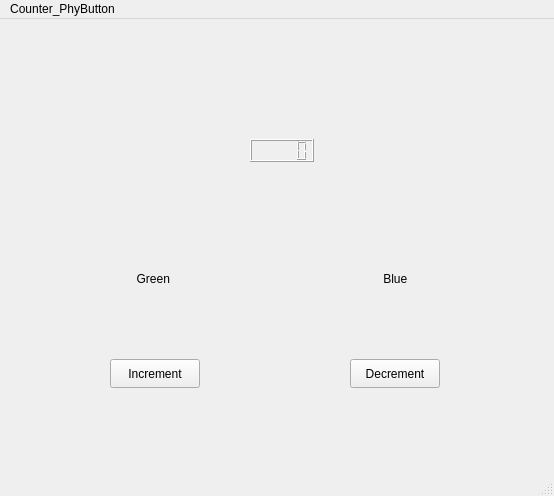
<?xml version="1.0" encoding="UTF-8"?>
<ui version="4.0">
 <class>MainWindow</class>
 <widget class="QMainWindow" name="MainWindow">
  <property name="geometry">
   <rect>
    <x>0</x>
    <y>0</y>
    <width>554</width>
    <height>496</height>
   </rect>
  </property>
  <property name="windowTitle">
   <string>Counter</string>
  </property>
  <widget class="QWidget" name="centralwidget">
   <widget class="QPushButton" name="pushButton_inc">
    <property name="geometry">
     <rect>
      <x>110</x>
      <y>340</y>
      <width>90</width>
      <height>29</height>
     </rect>
    </property>
    <property name="text">
     <string>Increment</string>
    </property>
   </widget>
   <widget class="QPushButton" name="pushButton_dec">
    <property name="geometry">
     <rect>
      <x>350</x>
      <y>340</y>
      <width>90</width>
      <height>29</height>
     </rect>
    </property>
    <property name="text">
     <string>Decrement</string>
    </property>
   </widget>
   <widget class="QLCDNumber" name="lcdNumber_display">
    <property name="geometry">
     <rect>
      <x>250</x>
      <y>120</y>
      <width>64</width>
      <height>23</height>
     </rect>
    </property>
   </widget>
   <widget class="QLabel" name="label_1">
    <property name="geometry">
     <rect>
      <x>120</x>
      <y>250</y>
      <width>63</width>
      <height>20</height>
     </rect>
    </property>
    <property name="text">
     <string>     Green</string>
    </property>
   </widget>
   <widget class="QLabel" name="label_2">
    <property name="geometry">
     <rect>
      <x>360</x>
      <y>250</y>
      <width>63</width>
      <height>20</height>
     </rect>
    </property>
    <property name="text">
     <string>       Blue</string>
    </property>
   </widget>
  </widget>
  <widget class="QStatusBar" name="statusbar"/>
  <widget class="QMenuBar" name="menubar">
   <property name="geometry">
    <rect>
     <x>0</x>
     <y>0</y>
     <width>554</width>
     <height>21</height>
    </rect>
   </property>
   <widget class="QMenu" name="menuCounter_PhyButton">
    <property name="title">
     <string>Counter_PhyButton</string>
    </property>
   </widget>
   <addaction name="menuCounter_PhyButton"/>
  </widget>
 </widget>
 <resources/>
 <connections/>
</ui>
